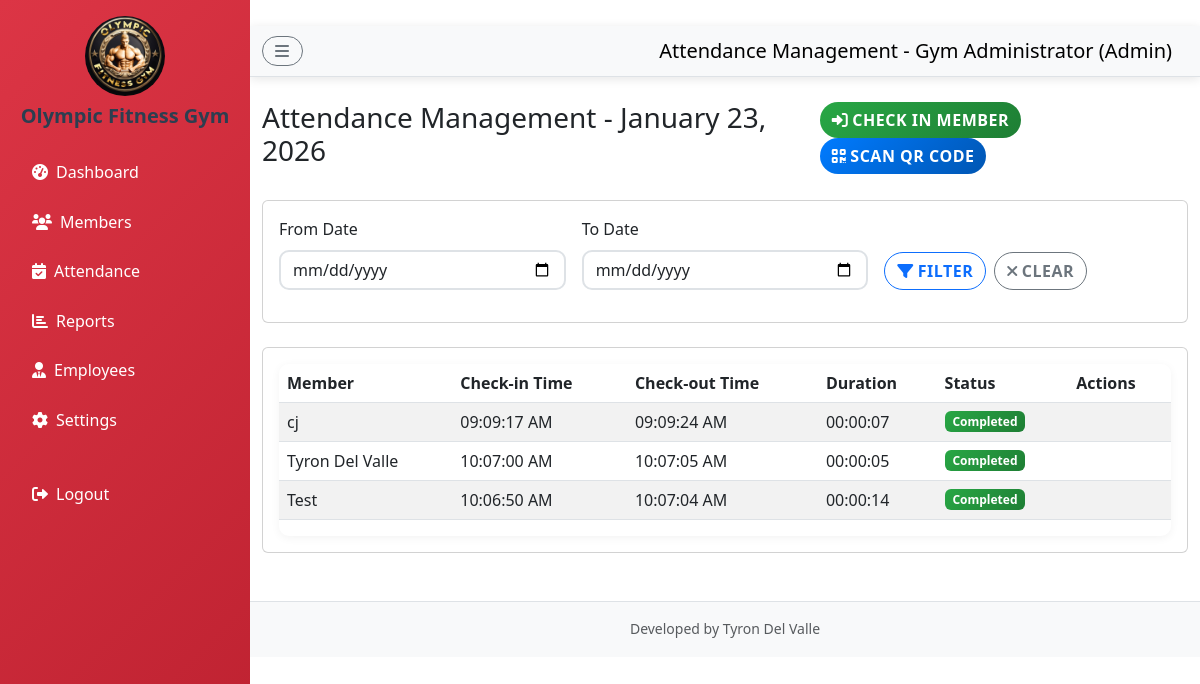
/admin/attendance.php (signed in), run on the app's committed database.
### tables this page shows
CREATE TABLE `gym_settings` (
  `id` int(11) NOT NULL,
  `gym_name` varchar(255) NOT NULL DEFAULT 'Gym Management System',
  `logo_path` varchar(255) NOT NULL DEFAULT 'gym logo.jpg',
  `background_path` varchar(255) NOT NULL DEFAULT 'gym background.jpg',
  `updated_at` timestamp NOT NULL DEFAULT current_timestamp() ON UPDATE current_timestamp(),
  `sidebar_theme` varchar(50) NOT NULL DEFAULT 'primary'
);

CREATE TABLE `attendance` (
  `id` int(11) NOT NULL,
  `member_id` int(11) NOT NULL,
  `checkin_time` datetime DEFAULT current_timestamp(),
  `checkout_time` datetime DEFAULT NULL,
  `notes` text DEFAULT NULL,
  `created_by` int(11) DEFAULT NULL
);

CREATE TABLE `members` (
  `id` int(11) NOT NULL,
  `member_code` varchar(50) DEFAULT NULL,
  `fullname` varchar(100) NOT NULL,
  `email` varchar(100) DEFAULT NULL,
  `phone` varchar(20) DEFAULT NULL,
  `address` text DEFAULT NULL,
  `plan` varchar(50) DEFAULT NULL,
  `start_date` date DEFAULT NULL,
  `end_date` date DEFAULT NULL,
  `status` enum('ACTIVE','EXPIRED','SUSPENDED') DEFAULT 'ACTIVE',
  `is_student` tinyint(1) DEFAULT 0,
  `student_id` varchar(50) DEFAULT NULL,
  `created_at` timestamp NOT NULL DEFAULT current_timestamp(),
  `created_by` int(11) DEFAULT NULL,
  `qr_code` varchar(255) DEFAULT NULL,
  `qr_token` varchar(64) DEFAULT NULL
);

### admin/attendance.php (the view, shortened to what this page needs)
l <?php
include "../config/db.php";
$user = $_SESSION['user'];
$settings = $conn->query("SELECT * FROM gym_settings WHERE id = 1")->fetch_assoc();
$from_date = isset($_GET['from_date']) ? $_GET['from_date'] : '';
$to_date = isset($_GET['to_date']) ? $_GET['to_date'] : '';
$query = "SELECT a.*, m.fullname FROM attendance a JOIN members m ON a.member_id = m.id";
$query .= " ORDER BY a.checkin_time DESC";
$attendance = $conn->query($query);
?>
<!DOCTYPE html>
<html lang="en">
<head>
    <link href="https://cdn.jsdelivr.net/npm/bootstrap@5.3.0/dist/css/bootstrap.min.css" rel="stylesheet">
    <link href="https://cdnjs.cloudflare.com/ajax/libs/font-awesome/6.0.0/css/all.min.css" rel="stylesheet">
    <link href="../assets/style.css" rel="stylesheet">
</head>
<body>
    <div class="d-flex">
        <nav id="sidebar" class="bg-<?php echo htmlspecialchars($settings['sidebar_theme']); ?> <?php echo ($settings['sidebar_theme'] == 'light') ? 'text-dark' : 'text-white'; ?> vh-100" style="width: 250px;">
            <div class="p-3">
                <div class="text-center mb-4">
                    <img src="../<?php echo htmlspecialchars($settings['logo_path']); ?>" alt="Gym Logo" class="rounded-circle mb-2" style="width: 80px; height: 80px;">
                    <h5 class="fw-bold"><?php echo htmlspecialchars($settings['gym_name']); ?></h5>
                </div>
              <ul class="nav flex-column">
                    <li class="nav-item mb-2">
                        <a class="nav-link <?php echo ($settings['sidebar_theme'] == 'light') ? 'text-dark' : 'text-white'; ?>" href="dashboard.php">
                            <i class="fas fa-tachometer-alt me-2"></i>Dashboard
                        </a>
                    </li>
                    <li class="nav-item mb-2">
                        <a class="nav-link <?php echo ($settings['sidebar_theme'] == 'light') ? 'text-dark' : 'text-white'; ?> active" href="members.php">
                            <i class="fas fa-users me-2"></i>Members
                        </a>
                    </li>
                    <li class="nav-item mb-2">
                        <a class="nav-link <?php echo ($settings['sidebar_theme'] == 'light') ? 'text-dark' : 'text-white'; ?>" href="attendance.php">
                            <i class="fas fa-calendar-check me-2"></i>Attendance
                        </a>
                    </li>
                    <li class="nav-item mb-2">
                        <a class="nav-link <?php echo ($settings['sidebar_theme'] == 'light') ? 'text-dark' : 'text-white'; ?>" href="reports.php">
                            <i class="fas fa-chart-bar me-2"></i>Reports
                        </a>
                    </li>
                    <li class="nav-item mb-2">
                        <a class="nav-link <?php echo ($settings['sidebar_theme'] == 'light') ? 'text-dark' : 'text-white'; ?>" href="employees.php">
                            <i class="fas fa-user-tie me-2"></i>Employees
                        </a>
                    </li>
                      <li class="nav-item mb-2">
                        <a class="nav-link <?php echo ($settings['sidebar_theme'] == 'light') ? 'text-dark' : 'text-white'; ?>" href="settings.php">
                            <i class="fas fa-cog me-2"></i>Settings
                        </a>
                    </li>
                    <li class="nav-item mt-4">
                        <a class="nav-link <?php echo ($settings['sidebar_theme'] == 'light') ? 'text-dark' : 'text-white'; ?>" href="../logout.php">
                            <i class="fas fa-sign-out-alt me-2"></i>Logout
                        </a>
                    </li>
                </ul>
            </div>
        </nav>
        <div class="flex-grow-1">
            <nav class="navbar navbar-light bg-light border-bottom">
                <div class="container-fluid">
                    <button class="btn btn-outline-secondary me-3" id="sidebarToggle">
                        <i class="fas fa-bars"></i>
                    </button>
                    <span class="navbar-brand mb-0 h1">Attendance Management - <?php echo htmlspecialchars($user['fullname']); ?> (Admin)</span>
                </div>
            </nav>
            <div class="container-fluid mt-4">
        <div class="row">
            <div class="col-12">
                <div class="d-flex justify-content-between align-items-center mb-4">
                    <h1 class="h3">Attendance Management - <?php echo date('F j, Y'); ?></h1>
                    <div>
                        <button class="btn btn-success me-2" data-bs-toggle="modal" data-bs-target="#checkinModal">
                            <i class="fas fa-sign-in-alt me-1"></i>Check In Member
                        </button>
                        <button class="btn btn-primary" data-bs-toggle="modal" data-bs-target="#qrScannerModal">
                            <i class="fas fa-qrcode me-1"></i>Scan QR Code
                        </button>
                    </div>
                </div>
                <div class="card mb-4">
                    <div class="card-body">
                        <form method="GET" class="row g-3">
                            <div class="col-md-4">
                                <label for="from_date" class="form-label">From Date</label>
                                <input type="date" class="form-control" id="from_date" name="from_date" value="<?php echo htmlspecialchars($from_date); ?>">
                            </div>
                            <div class="col-md-4">
                                <label for="to_date" class="form-label">To Date</label>
                                <input type="date" class="form-control" id="to_date" name="to_date" value="<?php echo htmlspecialchars($to_date); ?>">
                            </div>
                            <div class="col-md-4 d-flex align-items-end">
                                <button type="submit" class="btn btn-outline-primary me-2">
                                    <i class="fas fa-filter me-1"></i>Filter
                                </button>
                                <a href="attendance.php" class="btn btn-outline-secondary">
                                    <i class="fas fa-times me-1"></i>Clear
                                </a>
                            </div>
                        </form>
                    </div>
                </div>
                <div class="card">
                    <div class="card-body">
                        <div class="table-responsive">
                            <table class="table table-striped">
                                <thead>
                                    <tr>
                                        <th>Member</th>
                                        <th>Check-in Time</th>
                                        <th>Check-out Time</th>
                                        <th>Duration</th>
                                        <th>Status</th>
                                        <th>Actions</th>
                                    </tr>
                                </thead>
                                <tbody>
                                    <?php while ($record = $attendance->fetch_assoc()): ?>
                                    <tr>
                                        <td><?php echo htmlspecialchars($record['fullname']); ?></td>
                                        <td><?php echo date('h:i:s A', strtotime($record['checkin_time'])); ?></td>
                                        <td>
                                            <?php if ($record['checkout_time']): ?>
                                                <?php echo date('h:i:s A', strtotime($record['checkout_time'])); ?>
                                            <?php else: ?>
                                                -
                                            <?php endif; ?>
                                        </td>
                                        <td>
                                            <?php if ($record['checkout_time']): ?>
                                                <?php
                                                $checkin = strtotime($record['checkin_time']);
                                                $checkout = strtotime($record['checkout_time']);
                                                $duration = $checkout - $checkin;
                                                echo gmdate('H:i:s', $duration);
                                                ?>
                                            <?php else: ?>
                                                -
                                            <?php endif; ?>
                                        </td>
                                        <td>
                                            <?php if ($record['checkout_time']): ?>
                                                <span class="badge bg-success">Completed</span>
                                            <?php else: ?>
                                                <span class="badge bg-warning">Active</span>
                                            <?php endif; ?>
                                        </td>
                                        <td>
                                        </td>
                                    </tr>
                                    <?php endwhile; ?>
                                </tbody>
                            </table>
                        </div>
                    </div>
                </div>
            </div>
        </div>
    </div>
    <footer class="bg-light text-center text-muted py-3 mt-5 border-top">
        <div class="container">
            <small>Developed by Tyron Del Valle</small>
        </div>
    </footer>
</body>
</html>

### assets/style.css (style rules this page uses)
.btn { transition: all 0.3s ease; border-radius: 25px; font-weight: 600; text-transform: uppercase; letter-spacing: 0.5px; position: relative; overflow: hidden; }
.btn::before { content: ''; position: absolute; top: 0; left: -100%; width: 100%; height: 100%; background: linear-gradient(90deg, transparent, rgba(255, 255, 255, 0.2), transparent); transition: left 0.5s; }
.btn-primary { background: linear-gradient(135deg, #007bff, #0056b3); border: none; }
.btn-success { background: linear-gradient(135deg, #28a745, #1e7e34); border: none; }
.form-control, .form-select { transition: all 0.3s ease; border-radius: 10px; border: 2px solid #dee2e6; }
.bg-success { background: linear-gradient(135deg, #28a745, #1e7e34) !important; }
.bg-danger { background: linear-gradient(135deg, #dc3545, #bd2130) !important; }
body { animation: pageLoad 0.5s ease-out; }
.navbar { box-shadow: 0 2px 10px rgba(0, 0, 0, 0.1); }
body { font-family: 'Segoe UI', Tahoma, Geneva, Verdana, sans-serif; line-height: 1.6; }
h1, h2, h3, h4, h5, h6 { font-weight: 700; color: #2c3e50; }
.badge { animation: badgePulse 2s infinite; }
.table-responsive { border-radius: 10px; overflow: hidden; box-shadow: 0 2px 10px rgba(0, 0, 0, 0.05); }
#sidebar { position: fixed; top: 0; left: 0; height: 100vh; width: 250px !important; transition: width 0.3s ease, transform 0.3s ease; z-index: 100; }
.flex-grow-1 { margin-left: 250px; transition: margin-left 0.3s ease; }

### data on the page
gym_settings: logo_path (picture), gym_name "Olympic Fitness Gym"
attendance: member.fullname "cj", checkin_time "09:09:17 AM", checkout_time "09:09:24 AM", gmdate('H:i:s', $duration) "00:00:07", shows "Completed"
attendance: member.fullname "Tyron Del Valle", checkin_time "10:07:00 AM", checkout_time "10:07:05 AM", gmdate('H:i:s', $duration) "00:00:05", shows "Completed"
attendance: member.fullname "Test", checkin_time "10:06:50 AM", checkout_time "10:07:04 AM", gmdate('H:i:s', $duration) "00:00:14", shows "Completed"

### other printed values
$user['fullname'] "Gym Administrator"
